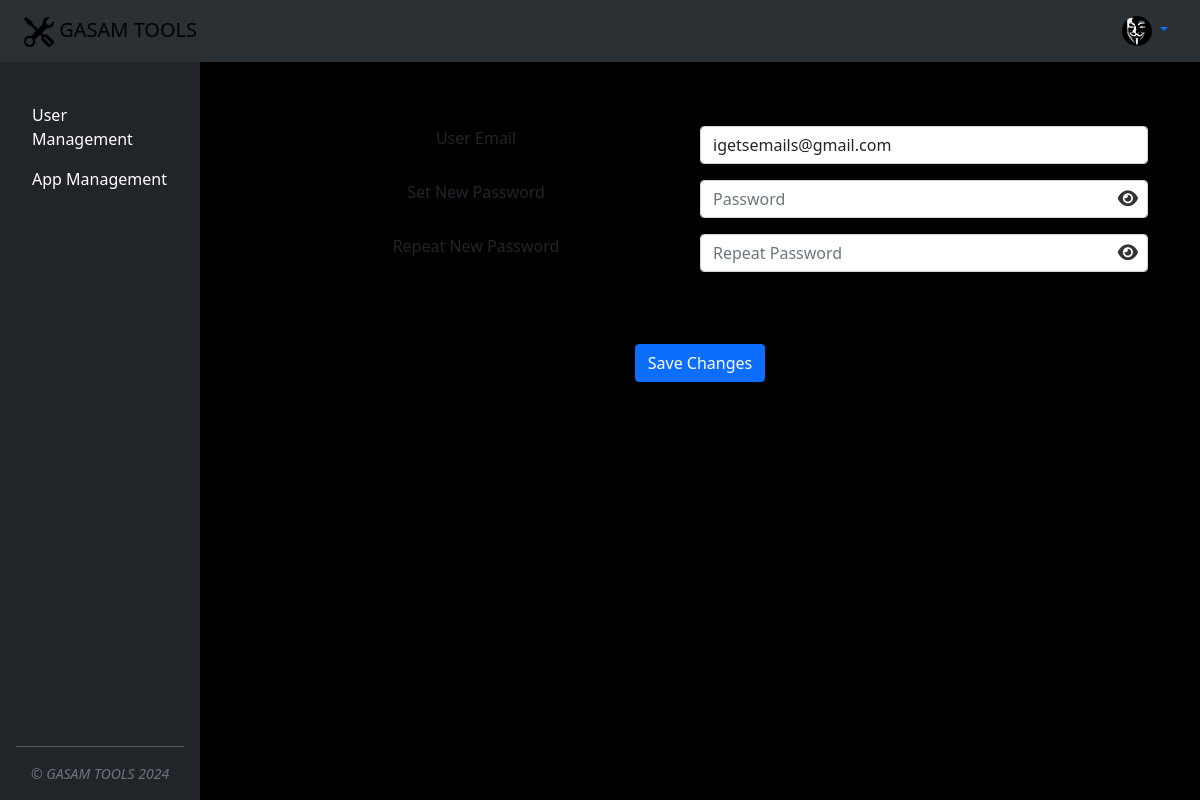
The app's page /settings (signed in) with its own data.
### main.py (models this page shows)
class GasamApp(db.Model):
    __tablename__ = "gasam_apps"
    id: Mapped[int] = mapped_column(Integer, primary_key=True)
    title: Mapped[str] = mapped_column(String(250), unique=True, nullable=False)
    subtitle: Mapped[str] = mapped_column(String(250))
    app_url: Mapped[str] = mapped_column(String(250), unique=True)
    users = relationship("User", secondary=user_app_association, back_populates="apps")

class User(UserMixin, db.Model):
    __tablename__ = "users"
    id: Mapped[int] = mapped_column(Integer, primary_key=True)
    email: Mapped[str] = mapped_column(String(100), unique=True)
    password: Mapped[str] = mapped_column(String(100), nullable=False)
    name: Mapped[str] = mapped_column(String(1000), nullable=False)
    role: Mapped[str] = mapped_column(String(1000), nullable=True)
    approved: Mapped[bool] = mapped_column(Boolean, nullable=False)
    apps = relationship("GasamApp", secondary=user_app_association, back_populates="users")

### main.py (the view)
@app.route('/settings', methods=["GET", "POST", "PUT"])
@login_required
def settings():
    if request.method == 'PUT':
        json_data = request.get_json()
        if check_password_hash(current_user.password, json_data['user_password']):
            json_data['correct_password'] = True
            current_user.email = json_data['user_email']
            if json_data['user_new_password'] != '':
                hashed_password = generate_password_hash(json_data['user_new_password'], method='pbkdf2:sha256', salt_length=8)
                current_user.password = hashed_password
            db.session.commit()  # Commit the changes to the database
        else:
            json_data['correct_password'] = False
        return jsonify(json_data)
    else:
        return render_template("settings.html",
                           user_approved=current_user.approved,
                           user_apps=current_user.apps,
                           user_email=current_user.email,
                           )

### main.py (called while the page is built)
@login_manager.user_loader
def load_user(user_id):
    return session.get(User, int(user_id))

### templates/settings.html (shortened to what this page needs)
{% include "header.html" %}
{% if user_approved: %}
  {% extends "base.html" %}
    {% block content %}
    <div class="container mt-5">
        <div class="container">
            <div class="row">
                <label class="col-12 col-md-6 mt-3 text-center" for="gasamProfileUserEmail">User Email</label>
                <div class="col-12 col-md-6 position-relative p-0 mt-3">
                    <input class="form-control" id='gasamProfileUserEmail' type="text" value="{{ user_email }}" autocomplete="off" />
                </div>
            </div>
            <div class="row">
                <label class="col-12 col-md-6 mt-3 text-center" for="gasamSettingsUserPassword">Set New Password</label>
                <div class="col-12 col-md-6 position-relative p-0 mt-3">
                    <input type="password" class="form-control" id="gasamSettingsUserPassword" placeholder="Password" name="password" required oninput="proceedBttnControl('gasamSettingsUserPassword', 'gasamSettingsUserRepeatPassword')">
                    <span class="toggle-password position-absolute" id="gasamTogglePassword" style="top: 50%; right: 10px; transform: translateY(-50%); cursor: pointer;">
                        <i class="fa fa-eye"></i>
                    </span>
                </div>
            </div>
            <div class="row">
                <label class="col-12 col-md-6 mt-3 text-center" for="gasamSettingsUserRepeatPassword">Repeat New Password</label>
                <div class="col-12 col-md-6 position-relative p-0 mt-3">
                    <input type="password" class="form-control" id="gasamSettingsUserRepeatPassword" placeholder="Repeat Password" name="repeat_password" required oninput="validatePassword('gasamSettingsUserPassword', 'gasamSettingsUserRepeatPassword')">
                    <span class="toggle-password" id="gasamToggleRepeatPassword">
                     <i class="fa fa-eye"></i>
                    </span>
                </div>
            </div>
            <br>
            <div class="d-flex justify-content-center">
                <button type="button" class="btn btn-primary mt-5" data-bs-toggle="modal" data-bs-target="#exampleModal" id="gasamProceedBttn">
                    Save Changes
                </button>
            </div>
        </div>
    </div>
    <div class="toast-container position-fixed bottom-0 end-0 p-3">
    </div>
    {% endblock %}
{% else: %}
    <div class="container">
      <p class="text-center">Your account is pending approval. You will receive email with confirmation.</p>
    </div>
{% endif %}

### templates/base.html (shortened to what this page needs)
<div class="d-flex gasam main-container">
  <div class="d-flex flex-column flex-shrink-0 p-3 text-bg-dark sidebar" style="width: 200px;">
    <ul class="nav nav-pills flex-column mb-auto gasam sidebar">
      {% for app in user_apps %}
      <li class="nav-item">
        <a href="{{url_for('access_app', app_name=app.app_url) }}"
           class="nav-link text-white {% if app_name and app_name==app.app_url: %} active {% endif %}"
           aria-current="page"
           id="{{ app.app_url }}">
          <p class="gasam app-name" title="{{ app.subtitle }}">{{ app.title }}</p>
        </a>
      </li>
      {% endfor %}
    </ul>
    <div class="small text-center text-muted fst-italic">&copy; GASAM TOOLS <span id="gasam-footer-year"></span></div>
  </div>
  <div class="flex-grow-1 p-3 content d-flex flex-column gasam main-window">
    {% block content %} {% endblock %}
  </div>
</div>

### static/css/styles.css (style rules this page uses)
html, body { height: 100%; }
.sidebar { height: 100vh; overflow-y: auto; }
.gasam.sidebar { padding-top: 46px }
.toggle-password { position: absolute; top: 50%; right: 10px; transform: translateY(-50%); cursor: pointer; color: #333; }
.toggle-password i { font-size: 18px; }
.gasam.main-container { width: 100% }
.gasam.main-window { background-color: #000; width: calc(100% - 200px); margin-top: 46px; }
.gasam.app-name { margin: 0; }

### records on screen
GasamApp: title "User Management"
GasamApp: title "App Management"
User: email "igetsemails@gmail.com"
